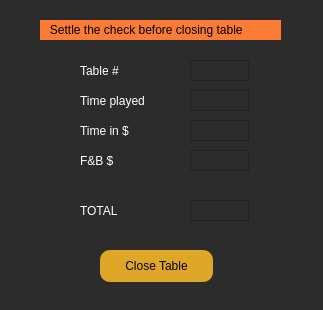
<?xml version="1.0" encoding="UTF-8"?>
<ui version="4.0">
 <class>TableTab</class>
 <widget class="QDialog" name="TableTab">
  <property name="windowModality">
   <enum>Qt::ApplicationModal</enum>
  </property>
  <property name="geometry">
   <rect>
    <x>0</x>
    <y>0</y>
    <width>323</width>
    <height>310</height>
   </rect>
  </property>
  <property name="windowTitle">
   <string>Check</string>
  </property>
  <property name="styleSheet">
   <string notr="true">background-color: rgb(44, 44, 44);</string>
  </property>
  <widget class="QLabel" name="label">
   <property name="geometry">
    <rect>
     <x>80</x>
     <y>60</y>
     <width>59</width>
     <height>21</height>
    </rect>
   </property>
   <property name="styleSheet">
    <string notr="true">color: rgb(255, 255, 255);</string>
   </property>
   <property name="text">
    <string>Table #</string>
   </property>
  </widget>
  <widget class="QLabel" name="label_3">
   <property name="geometry">
    <rect>
     <x>80</x>
     <y>90</y>
     <width>81</width>
     <height>21</height>
    </rect>
   </property>
   <property name="styleSheet">
    <string notr="true">color: rgb(255, 255, 255);</string>
   </property>
   <property name="text">
    <string>Time played</string>
   </property>
  </widget>
  <widget class="QLabel" name="label_4">
   <property name="geometry">
    <rect>
     <x>80</x>
     <y>120</y>
     <width>59</width>
     <height>21</height>
    </rect>
   </property>
   <property name="styleSheet">
    <string notr="true">color: rgb(255, 255, 255);</string>
   </property>
   <property name="text">
    <string>Time in $</string>
   </property>
  </widget>
  <widget class="QLabel" name="label_5">
   <property name="geometry">
    <rect>
     <x>80</x>
     <y>150</y>
     <width>59</width>
     <height>21</height>
    </rect>
   </property>
   <property name="styleSheet">
    <string notr="true">color: rgb(255, 255, 255);</string>
   </property>
   <property name="text">
    <string>F&amp;B $</string>
   </property>
  </widget>
  <widget class="QLabel" name="TimeInDollars">
   <property name="geometry">
    <rect>
     <x>190</x>
     <y>120</y>
     <width>59</width>
     <height>21</height>
    </rect>
   </property>
   <property name="styleSheet">
    <string notr="true">color: rgb(255, 255, 255);</string>
   </property>
   <property name="frameShape">
    <enum>QFrame::StyledPanel</enum>
   </property>
   <property name="frameShadow">
    <enum>QFrame::Sunken</enum>
   </property>
   <property name="text">
    <string/>
   </property>
  </widget>
  <widget class="QLabel" name="FoodNBeverage">
   <property name="geometry">
    <rect>
     <x>190</x>
     <y>150</y>
     <width>59</width>
     <height>21</height>
    </rect>
   </property>
   <property name="styleSheet">
    <string notr="true">color: rgb(255, 255, 255);</string>
   </property>
   <property name="frameShape">
    <enum>QFrame::StyledPanel</enum>
   </property>
   <property name="frameShadow">
    <enum>QFrame::Sunken</enum>
   </property>
   <property name="text">
    <string/>
   </property>
  </widget>
  <widget class="QLabel" name="TimePlayed">
   <property name="geometry">
    <rect>
     <x>190</x>
     <y>90</y>
     <width>59</width>
     <height>21</height>
    </rect>
   </property>
   <property name="styleSheet">
    <string notr="true">color: rgb(255, 255, 255);</string>
   </property>
   <property name="frameShape">
    <enum>QFrame::StyledPanel</enum>
   </property>
   <property name="frameShadow">
    <enum>QFrame::Sunken</enum>
   </property>
   <property name="text">
    <string/>
   </property>
  </widget>
  <widget class="QLabel" name="TableId">
   <property name="geometry">
    <rect>
     <x>190</x>
     <y>60</y>
     <width>59</width>
     <height>21</height>
    </rect>
   </property>
   <property name="styleSheet">
    <string notr="true">color: rgb(255, 255, 255);</string>
   </property>
   <property name="frameShape">
    <enum>QFrame::StyledPanel</enum>
   </property>
   <property name="frameShadow">
    <enum>QFrame::Sunken</enum>
   </property>
   <property name="text">
    <string/>
   </property>
  </widget>
  <widget class="QLabel" name="label_6">
   <property name="geometry">
    <rect>
     <x>80</x>
     <y>200</y>
     <width>59</width>
     <height>21</height>
    </rect>
   </property>
   <property name="styleSheet">
    <string notr="true">color: rgb(255, 255, 255);</string>
   </property>
   <property name="text">
    <string>TOTAL</string>
   </property>
  </widget>
  <widget class="QLabel" name="Total">
   <property name="geometry">
    <rect>
     <x>190</x>
     <y>200</y>
     <width>59</width>
     <height>21</height>
    </rect>
   </property>
   <property name="styleSheet">
    <string notr="true">color: rgb(255, 255, 255);
</string>
   </property>
   <property name="frameShape">
    <enum>QFrame::StyledPanel</enum>
   </property>
   <property name="frameShadow">
    <enum>QFrame::Sunken</enum>
   </property>
   <property name="text">
    <string/>
   </property>
  </widget>
  <widget class="QLabel" name="label_2">
   <property name="geometry">
    <rect>
     <x>40</x>
     <y>20</y>
     <width>241</width>
     <height>20</height>
    </rect>
   </property>
   <property name="styleSheet">
    <string notr="true">background-color: rgb(253, 124, 53);</string>
   </property>
   <property name="text">
    <string>   Settle the check before closing table</string>
   </property>
  </widget>
  <widget class="QPushButton" name="CloseTable_Button">
   <property name="geometry">
    <rect>
     <x>100</x>
     <y>250</y>
     <width>113</width>
     <height>32</height>
    </rect>
   </property>
   <property name="styleSheet">
    <string notr="true">border-radius:10px;background-color: rgb(223, 167, 40);</string>
   </property>
   <property name="text">
    <string>Close Table</string>
   </property>
  </widget>
 </widget>
 <resources/>
 <connections/>
</ui>
